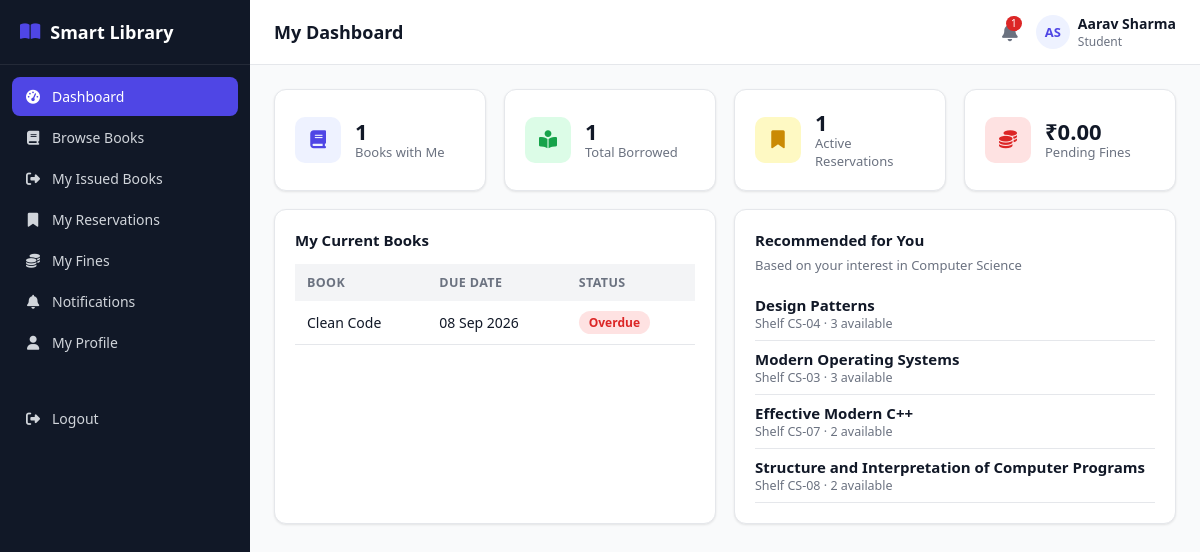
/student/dashboard.php (signed in), run on the app's committed database.
### tables this page shows
CREATE TABLE book_issues (
    id INT AUTO_INCREMENT PRIMARY KEY,
    student_id INT NOT NULL,
    book_id INT NOT NULL,
    issued_by INT DEFAULT NULL,           
    issue_date DATE NOT NULL,
    due_date DATE NOT NULL,
    return_date DATE DEFAULT NULL,
    status ENUM('issued','returned','overdue','lost') NOT NULL DEFAULT 'issued',
    created_at TIMESTAMP DEFAULT CURRENT_TIMESTAMP,
    FOREIGN KEY (student_id) REFERENCES students(id) ON DELETE CASCADE,
    FOREIGN KEY (book_id) REFERENCES books(id) ON DELETE CASCADE,
    FOREIGN KEY (issued_by) REFERENCES users(id) ON DELETE SET NULL
);

CREATE TABLE books (
    id INT AUTO_INCREMENT PRIMARY KEY,
    isbn VARCHAR(30) NOT NULL UNIQUE,
    title VARCHAR(200) NOT NULL,
    author_id INT DEFAULT NULL,
    category_id INT DEFAULT NULL,
    publisher_id INT DEFAULT NULL,
    publication_year YEAR DEFAULT NULL,
    edition VARCHAR(30) DEFAULT NULL,
    language VARCHAR(40) DEFAULT 'English',
    pages INT DEFAULT NULL,
    price DECIMAL(10,2) DEFAULT 0.00,
    shelf_number VARCHAR(30) DEFAULT NULL,
    total_copies INT NOT NULL DEFAULT 1,
    available_copies INT NOT NULL DEFAULT 1,
    description TEXT DEFAULT NULL,
    image VARCHAR(255) DEFAULT NULL,
    status ENUM('active','inactive') NOT NULL DEFAULT 'active',
    created_at TIMESTAMP DEFAULT CURRENT_TIMESTAMP,
    updated_at TIMESTAMP DEFAULT CURRENT_TIMESTAMP ON UPDATE CURRENT_TIMESTAMP,
    FOREIGN KEY (author_id) REFERENCES authors(id) ON DELETE SET NULL,
    FOREIGN KEY (category_id) REFERENCES categories(id) ON DELETE SET NULL,
    FOREIGN KEY (publisher_id) REFERENCES publishers(id) ON DELETE SET NULL,
    INDEX idx_title (title),
    INDEX idx_isbn (isbn)
);

### student/dashboard.php (the view, shortened to what this page needs)
<?php
require_once __DIR__ . '/../includes/functions.php';
require_once __DIR__ . '/../includes/auth-check.php';
$stu = $pdo->prepare("SELECT * FROM students WHERE user_id=?");
$stu->execute([$_SESSION['user_id']]);
$student = $stu->fetch();
$studentId = $student['id'];
$stmt = $pdo->prepare("SELECT COUNT(*) FROM book_issues WHERE student_id=? AND status IN ('issued','overdue')");
$stmt->execute([$studentId]); $activeBooks = (int)$stmt->fetchColumn();
$stmt = $pdo->prepare("SELECT COUNT(*) FROM book_issues WHERE student_id=?");
$stmt->execute([$studentId]); $totalBorrowed = (int)$stmt->fetchColumn();
$stmt = $pdo->prepare("SELECT COALESCE(SUM(amount),0) FROM fines WHERE student_id=? AND status='pending'");
$stmt->execute([$studentId]); $pendingFines = (float)$stmt->fetchColumn();
$stmt = $pdo->prepare("SELECT COUNT(*) FROM reservations WHERE student_id=? AND status IN ('pending','approved','ready')");
$stmt->execute([$studentId]); $activeReservations = (int)$stmt->fetchColumn();
$stmt = $pdo->prepare("
    SELECT c.name, COUNT(*) c FROM book_issues bi
    JOIN books b ON b.id=bi.book_id LEFT JOIN categories c ON c.id=b.category_id
    WHERE bi.student_id=? GROUP BY c.id ORDER BY c DESC LIMIT 1");
$stmt->execute([$studentId]);
$favCategory = $stmt->fetch();
$recommendations = [];
if ($favCategory) {
    $stmt = $pdo->prepare("
        SELECT b.* FROM books b
        JOIN categories c ON c.id = b.category_id
        WHERE c.name = ? AND b.available_copies > 0
        AND b.id NOT IN (SELECT book_id FROM book_issues WHERE student_id = ?)
        ORDER BY RAND() LIMIT 4");
    $stmt->execute([$favCategory['name'], $studentId]);
    $recommendations = $stmt->fetchAll();
}
$myIssued = $pdo->prepare("
    SELECT bi.*, b.title FROM book_issues bi JOIN books b ON b.id=bi.book_id
    WHERE bi.student_id=? AND bi.status IN ('issued','overdue') ORDER BY bi.due_date ASC LIMIT 5");
$myIssued->execute([$studentId]);
$myIssued = $myIssued->fetchAll();
include __DIR__ . '/../includes/header.php';
?>
<div class="grid grid-4">
    <div class="card stat-card"><div class="icon blue"><i class="fa-solid fa-book"></i></div><div><div class="num"><?= $activeBooks ?></div><div class="label">Books with Me</div></div></div>
    <div class="card stat-card"><div class="icon green"><i class="fa-solid fa-book-open-reader"></i></div><div><div class="num"><?= $totalBorrowed ?></div><div class="label">Total Borrowed</div></div></div>
    <div class="card stat-card"><div class="icon yellow"><i class="fa-solid fa-bookmark"></i></div><div><div class="num"><?= $activeReservations ?></div><div class="label">Active Reservations</div></div></div>
    <div class="card stat-card"><div class="icon red"><i class="fa-solid fa-coins"></i></div><div><div class="num">&#8377;<?= number_format($pendingFines,2) ?></div><div class="label">Pending Fines</div></div></div>
</div>
<div class="grid grid-2" style="margin-top:18px;">
    <div class="card">
        <h3>My Current Books</h3>
        <?php if (!$myIssued): ?>
            <div class="empty-state"><i class="fa-solid fa-book"></i>You don't have any books issued right now.<br><a href="books.php">Browse the catalog &rarr;</a></div>
        <?php else: ?>
        <div class="table-wrap"><table class="data-table">
            <thead><tr><th>Book</th><th>Due Date</th><th>Status</th></tr></thead>
            <tbody><?php foreach ($myIssued as $r):
                $displayStatus = strtotime($r['due_date']) < strtotime(date('Y-m-d')) ? 'overdue' : 'issued';
            ?>
                <tr><td><?= e($r['title']) ?></td><td><?= fmtDate($r['due_date']) ?></td><td><?= statusBadge($displayStatus) ?></td></tr>
            <?php endforeach; ?></tbody>
        </table></div>
        <?php endif; ?>
    </div>
    <div class="card">
        <h3>Recommended for You</h3>
        <?php if ($favCategory): ?><p class="text-muted" style="margin-top:-8px; font-size:13px;">Based on your interest in <?= e($favCategory['name']) ?></p><?php endif; ?>
        <?php if (!$recommendations): ?>
            <div class="empty-state"><i class="fa-solid fa-wand-magic-sparkles"></i>No recommendations available yet.</div>
        <?php else: ?>
        <?php foreach ($recommendations as $b): ?>
            <div style="padding:8px 0; border-bottom:1px solid var(--border);">
                <strong><?= e($b['title']) ?></strong>
                <div class="text-muted" style="font-size:12.5px;">Shelf <?= e($b['shelf_number']) ?> &middot; <?= (int)$b['available_copies'] ?> available</div>
            </div>
        <?php endforeach; ?>
        <?php endif; ?>
    </div>
</div>
<?php include __DIR__ . '/../includes/footer.php'; ?>

### includes/functions.php (shortened to what this page needs)
<?php
function e($value) {
    return htmlspecialchars($value ?? '', ENT_QUOTES, 'UTF-8');
}
function fmtDate($date) {
    return date('d M Y', strtotime($date));
}
function statusBadge($status) {
    $colors = [
        'active' => 'badge-green', 'available' => 'badge-green', 'paid' => 'badge-green',
        'returned' => 'badge-green', 'completed' => 'badge-green', 'approved' => 'badge-green', 'ready' => 'badge-green',
        'issued' => 'badge-blue', 'pending' => 'badge-yellow',
        'overdue' => 'badge-red', 'inactive' => 'badge-gray', 'cancelled' => 'badge-gray',
        'expired' => 'badge-gray', 'lost' => 'badge-red', 'damaged' => 'badge-red', 'waived' => 'badge-gray',
    ];
    $class = $colors[$status] ?? 'badge-gray';
    return '<span class="badge ' . $class . '">' . e(ucfirst($status)) . '</span>';
}

### assets/css/style.css (style rules this page uses)
:root { --primary: #4f46e5; --primary-dark: #4338ca; --primary-light: #eef2ff; --success: #16a34a; --success-light: #dcfce7; --warning: #ca8a04; --warning-light: #fef9c3; --danger: #dc2626; --danger-light: #fee2e2; --gray: #6b7280; --gray-light: #f3f4f6; --border: #e5e7eb; --text: #111827; --text-muted: #6b7280; --bg: #f9fafb; --white: #ffffff; --sidebar-w: 250px; --radius: 12px; --shadow: 0 1px 3px rgba(0,0,0,0.06), 0 1px 2px rgba(0,0,0,0.04); }
* { box-sizing: border-box; }
body { margin: 0; font-family: 'Segoe UI', system-ui, -apple-system, Roboto, sans-serif; background: var(--bg); color: var(--text); font-size: 15px; }
.grid { display: grid; gap: 18px; }
.grid-4 { grid-template-columns: repeat(4, 1fr); }
.grid-2 { grid-template-columns: repeat(2, 1fr); }
.card { background: var(--white); border: 1px solid var(--border); border-radius: var(--radius); box-shadow: var(--shadow); padding: 20px; }
.card h3 { margin: 0 0 14px; font-size: 15px; font-weight: 700; }
.stat-card { display: flex; align-items: center; gap: 14px; }
.stat-card .icon { width: 46px; height: 46px; border-radius: 10px; display: flex; align-items: center; justify-content: center; font-size: 18px; flex-shrink: 0; }
.stat-card .icon.blue { background: var(--primary-light); color: var(--primary); }
.stat-card .icon.green { background: var(--success-light); color: var(--success); }
.stat-card .icon.yellow { background: var(--warning-light); color: var(--warning); }
.stat-card .icon.red { background: var(--danger-light); color: var(--danger); }
.stat-card .num { font-size: 22px; font-weight: 800; line-height: 1.1; }
.stat-card .label { font-size: 13px; color: var(--text-muted); }
.table-wrap { overflow-x: auto; }
table.data-table { width: 100%; border-collapse: collapse; font-size: 14px; }
.data-table th { text-align: left; padding: 10px 12px; background: var(--gray-light); font-weight: 700; font-size: 12.5px; text-transform: uppercase; letter-spacing: 0.03em; color: var(--text-muted); white-space: nowrap; }
.data-table td { padding: 10px 12px; border-bottom: 1px solid var(--border); vertical-align: middle; }
.badge { padding: 3px 10px; border-radius: 999px; font-size: 12px; font-weight: 700; display: inline-block; }
.badge-red { background: var(--danger-light); color: var(--danger); }
.text-muted { color: var(--text-muted); }

### data on the page
book_issues: book.title "Clean Code", due_date "08 Sep 2026", due_date "Overdue"
books: title "Design Patterns", shelf_number "CS-04", available_copies "3"
books: title "Modern Operating Systems", shelf_number "CS-03", available_copies "3"
books: title "Effective Modern C++", shelf_number "CS-07", available_copies "2"
books: title "Structure and Interpretation of Computer Programs", shelf_number "CS-08", available_copies "2"

### other printed values
$label "Dashboard"
$label "Browse Books"
$label "My Issued Books"
$label "My Reservations"
$label "My Fines"
$label "Notifications"
$label "My Profile"
$pageTitle "My Dashboard"
$unreadCount "1"
$initials "AS"
$_SESSION['name'] "Aarav Sharma"
$_SESSION['role'] "Student"
$activeBooks "1"
$totalBorrowed "1"
$activeReservations "1"
